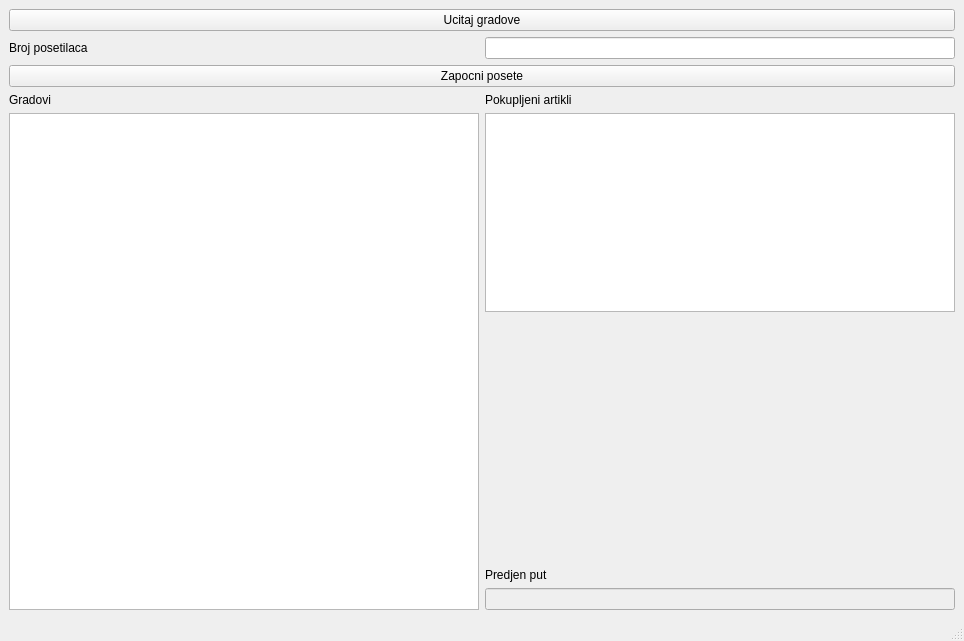
<?xml version="1.0" encoding="UTF-8"?>
<ui version="4.0">
 <class>MainWindow</class>
 <widget class="QMainWindow" name="MainWindow">
  <property name="geometry">
   <rect>
    <x>0</x>
    <y>0</y>
    <width>964</width>
    <height>641</height>
   </rect>
  </property>
  <property name="windowTitle">
   <string>MainWindow</string>
  </property>
  <widget class="QWidget" name="centralwidget">
   <layout class="QHBoxLayout" name="horizontalLayout">
    <item>
     <layout class="QGridLayout" name="gridLayout">
      <item row="2" column="0" colspan="2">
       <widget class="QPushButton" name="pbZapocniPosete">
        <property name="text">
         <string>Zapocni posete</string>
        </property>
       </widget>
      </item>
      <item row="1" column="1">
       <widget class="QLineEdit" name="leBrojPosetilaca"/>
      </item>
      <item row="1" column="0">
       <widget class="QLabel" name="label_4">
        <property name="text">
         <string>Broj posetilaca</string>
        </property>
       </widget>
      </item>
      <item row="0" column="0" colspan="2">
       <widget class="QPushButton" name="pbUcitajGradove">
        <property name="text">
         <string>Ucitaj gradove</string>
        </property>
       </widget>
      </item>
      <item row="3" column="0">
       <layout class="QVBoxLayout" name="verticalLayout">
        <item>
         <widget class="QLabel" name="label">
          <property name="text">
           <string>Gradovi</string>
          </property>
         </widget>
        </item>
        <item>
         <widget class="QListWidget" name="lwGradovi"/>
        </item>
       </layout>
      </item>
      <item row="3" column="1">
       <layout class="QVBoxLayout" name="verticalLayout_2">
        <item>
         <widget class="QLabel" name="label_2">
          <property name="text">
           <string>Pokupljeni artikli</string>
          </property>
         </widget>
        </item>
        <item>
         <widget class="QListWidget" name="lwArtikli"/>
        </item>
        <item>
         <spacer name="verticalSpacer">
          <property name="orientation">
           <enum>Qt::Orientation::Vertical</enum>
          </property>
          <property name="sizeHint" stdset="0">
           <size>
            <width>20</width>
            <height>250</height>
           </size>
          </property>
         </spacer>
        </item>
        <item>
         <widget class="QLabel" name="label_3">
          <property name="text">
           <string>Predjen put</string>
          </property>
         </widget>
        </item>
        <item>
         <widget class="QLineEdit" name="lePredjeniPut">
          <property name="enabled">
           <bool>false</bool>
          </property>
         </widget>
        </item>
       </layout>
      </item>
     </layout>
    </item>
   </layout>
  </widget>
  <widget class="QMenuBar" name="menubar">
   <property name="geometry">
    <rect>
     <x>0</x>
     <y>0</y>
     <width>964</width>
     <height>22</height>
    </rect>
   </property>
  </widget>
  <widget class="QStatusBar" name="statusbar"/>
 </widget>
 <resources/>
 <connections/>
</ui>
